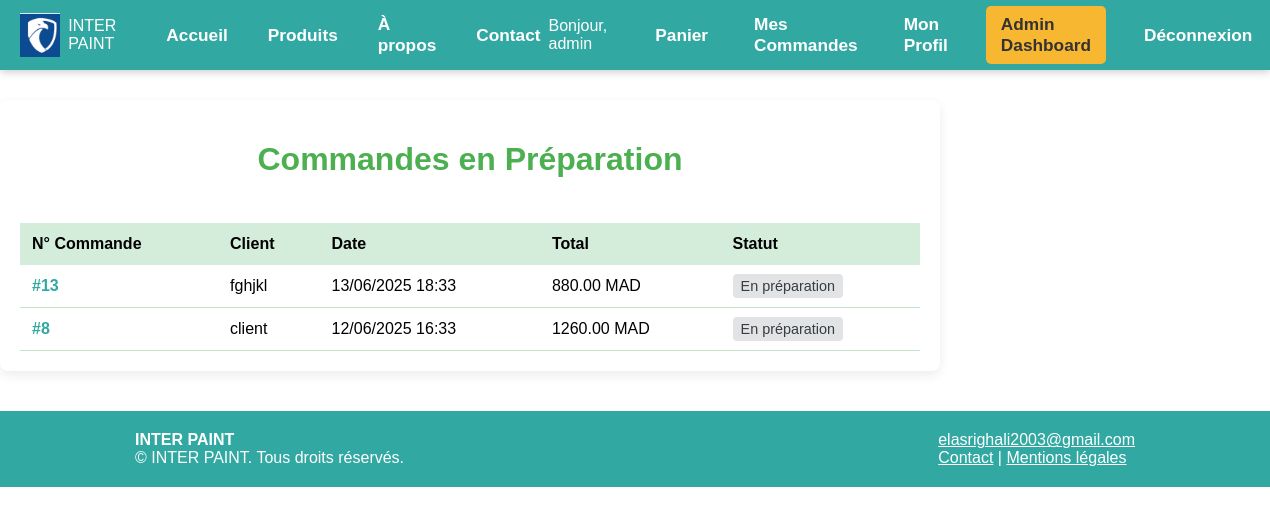
The page /store/admin/orders/in-preparation/ (signed in) on the database its author committed.
### store/models.py (models this page shows, shortened)
class Order(models.Model):
    STATUS_CHOICES = [
        ('En attente', 'En attente'),
        ('Confirmée', 'Confirmée'),
        ('En préparation', 'En préparation'),
        ('Expédiée', 'Expédiée'),
        ('Livrée', 'Livrée'),
        ('Annulée', 'Annulée'),
    ]
    user = models.ForeignKey(User, on_delete=models.CASCADE)
    created_at = models.DateTimeField(auto_now_add=True)
    total = models.DecimalField(max_digits=10, decimal_places=2)
    status = models.CharField(max_length=20, choices=STATUS_CHOICES, default='En attente')
    shipping_address = models.CharField(max_length=255, blank=True, null=True)
    shipping_city = models.CharField(max_length=100, blank=True, null=True)
    shipping_postal_code = models.CharField(max_length=20, blank=True, null=True)
    shipping_country = models.CharField(max_length=100, blank=True, null=True)

### store/views.py (the view)
# urls.py: path('admin/orders/in-preparation/', views.in_preparation_orders_list, name='in_preparation_orders_list'),
@staff_member_required
def in_preparation_orders_list(request):
    orders = Order.objects.filter(status='En préparation').order_by('-created_at')
    return render(request, 'admin/in_preparation_orders_list.html', {'orders': orders})

### store/templates/admin/in_preparation_orders_list.html (shortened to what this page needs)
{% extends 'store/base.html' %}
{% block content %}
<div class="container" style="max-width:900px; padding:20px; background:#fff; border-radius:8px; box-shadow:0 4px 12px rgba(0,0,0,0.08); margin-top:30px;">
    <h1 style="color:#4caf50; text-align:center; margin-bottom:30px;">Commandes en Préparation</h1>
    {% if orders %}
        <div style="overflow-x:auto;">
            <table style="width:100%; border-collapse:collapse; margin-top:15px;">
                <thead>
                    <tr style="background:#d4edda;">
                        <th style="padding:12px; text-align:left;">N° Commande</th>
                        <th style="padding:12px; text-align:left;">Client</th>
                        <th style="padding:12px; text-align:left;">Date</th>
                        <th style="padding:12px; text-align:left;">Total</th>
                        <th style="padding:12px; text-align:left;">Statut</th>
                    </tr>
                </thead>
                <tbody>
                    {% for order in orders %}
                    <tr style="border-bottom:1px solid #c3e6cb;">
                        <td style="padding:12px;"><a href="{% url 'store:order_tracking' order.pk %}" style="color:#32a8a2; text-decoration:none; font-weight:bold;">#{{ order.id }}</a></td>
                        <td style="padding:12px;">{{ order.user.username }}</td>
                        <td style="padding:12px;">{{ order.created_at|date:"d/m/Y H:i" }}</td>
                        <td style="padding:12px;">{{ order.total }} MAD</td>
                        <td style="padding:12px;">
                            <span style="padding:4px 8px; border-radius:4px; font-size:0.9em;
                                {% if order.status == 'En attente' %}background:#fff3cd; color:#856404;
                                {% elif order.status == 'Confirmée' %}background:#d4edda; color:#155724;
                                {% elif order.status == 'Annulée' %}background:#f8d7da; color:#721c24;
                                {% else %}background:#e2e3e5; color:#383d41;{% endif %}">
                                {{ order.status }}
                            </span>
                        </td>
                    </tr>
                    {% endfor %}
                </tbody>
            </table>
        </div>
    {% else %}
        <p style="text-align:center; color:#777;">Aucune commande en préparation pour le moment.</p>
    {% endif %}
</div>
{% endblock %}

### store/templates/store/base.html (shortened to what this page needs)
{% load static %}
<!DOCTYPE html>
<html lang="fr">
<head>
</head>
<body>
    <div class="navbar">
        <div class="container">
            <div class="left">
                <div class="logo">
                    <img src="{% static 'images/paint_shop_logo.png' %}">
                    <span>INTER PAINT</span>
                </div>
                <a href="{% url 'home' %}">Accueil</a>
                <a href="{% url 'store:product_list' %}">Produits</a>
                <a href="{% url 'store:about' %}">À propos</a>
                <a href="{% url 'store:contact' %}">Contact</a>
            </div>
            <div class="right">
                {% if user.is_authenticated %}
                    <span class="user">Bonjour, {{ user.username }}</span>
                    <a href="{% url 'store:cart_detail' %}">Panier</a>
                    <a href="{% url 'store:order_history' %}">Mes Commandes</a>
                    <a href="{% url 'store:profile_update' %}">Mon Profil</a>
                    {% if user.is_staff %}
                        <a href="{% url 'store:admin_dashboard' %}" style="background:#F7B731; color:#333; padding:8px 15px; border-radius:5px;">Admin Dashboard</a>
                    {% endif %}
                    <a href="{% url 'store:logout' %}">Déconnexion</a>
                {% else %}
                    <a href="{% url 'store:login' %}">Connexion</a>
                    <a href="{% url 'store:register' %}">Inscription</a>
                {% endif %}
            </div>
        </div>
    </div>
    {% block content %}{% endblock %}
    <footer>
        <div style="max-width:1000px;margin:0 auto;display:flex;justify-content:space-between;align-items:center;flex-wrap:wrap;">
            <div>
                <strong>INTER PAINT</strong><br>
                &copy; {{ now|date:'Y' }} INTER PAINT. Tous droits réservés.
            </div>
            <div>
                <a href="mailto:elasrighali2003@gmail.com">elasrighali2003@gmail.com</a><br>
                <a href="{% url 'store:contact' %}">Contact</a> |
                <a href="#">Mentions légales</a>
            </div>
        </div>
    </footer>
</body>
</html>

### store/templates/store/base.html (style rules this page uses)
body { font-family: Arial, sans-serif; background: #fff; margin: 0; }
.navbar { background: #32a8a2; color: #fff; padding: 0; margin-bottom: 30px; box-shadow: 0 2px 8px #ccc; }
.navbar .container { max-width: 1400px; margin: 0 auto; display: flex; justify-content: space-between; align-items: center; padding: 0 20px; height: 70px; }
.navbar .left { display: flex; align-items: center; gap: 24px; }
.navbar .logo { display: flex; align-items: center; margin-right: 18px; }
.navbar .logo img { height: 44px; width: auto; margin-right: 8px; }
.navbar a { color: #fff; text-decoration: none; font-weight: bold; padding: 0 8px; font-size: 1.08em; transition: color 0.2s; }
.navbar .right { display: flex; align-items: center; gap: 30px; }
.navbar .user { margin-right: 10px; }
footer { background: #32a8a2; color: #fff; padding: 20px 0; margin-top: 40px; }
footer a { color: #fff; }

### rows shown on the page
Order: id "13", user.username "fghjkl", created_at "13/06/2025 18:33", total "880.00", status "En préparation"
Order: id "8", user.username "client", created_at "12/06/2025 16:33", total "1260.00", status "En préparation"

### other values the page prints
{{ user.username }} "admin"
